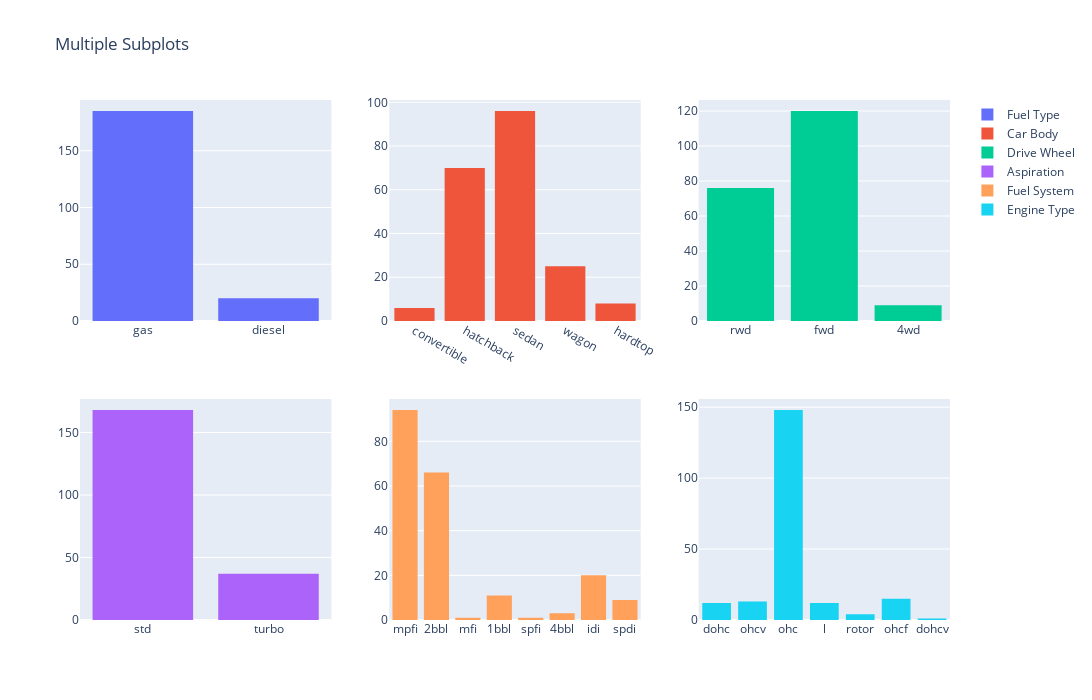

Write notebook code for a chart like this one.
### Code cell
fig = make_subplots(rows=2, cols=3)

fig.add_trace(go.Histogram(x=data['fueltype'], name='Fuel Type'), row=1, col=1)
fig.add_trace(go.Histogram(x=data['carbody'], name='Car Body'), row=1, col=2)
fig.add_trace(go.Histogram(x=data['drivewheel'], name='Drive Wheel'), row=1, col=3)
fig.add_trace(go.Histogram(x=data['aspiration'], name='Aspiration'), row=2, col=1)
fig.add_trace(go.Histogram(x=data['fuelsystem'], name='Fuel System'), row=2, col=2)
fig.add_trace(go.Histogram(x=data['enginetype'], name='Engine Type'), row=2, col=3)

fig.update_layout(height=700, width=1100, title_text="Multiple Subplots")
fig.show()

### Figure 1 — Plotly figure (JSON) as saved in the notebook; plotly's stock layout.template omitted (floating-point values rounded to 4 significant figures; data arrays with more than 128 entries replaced by an {"elided": "..."} marker saying what was removed)
{"data": [{"name": "Fuel Type", "type": "histogram", "x": {"elided": "205 str values"}, "xaxis": "x", "yaxis": "y"}, {"name": "Car Body", "type": "histogram", "x": {"elided": "205 str values"}, "xaxis": "x2", "yaxis": "y2"}, {"name": "Drive Wheel", "type": "histogram", "x": {"elided": "205 str values"}, "xaxis": "x3", "yaxis": "y3"}, {"name": "Aspiration", "type": "histogram", "x": {"elided": "205 str values"}, "xaxis": "x4", "yaxis": "y4"}, {"name": "Fuel System", "type": "histogram", "x": {"elided": "205 str values"}, "xaxis": "x5", "yaxis": "y5"}, {"name": "Engine Type", "type": "histogram", "x": {"elided": "205 str values"}, "xaxis": "x6", "yaxis": "y6"}], "layout": {"height": 700, "title": {"text": "Multiple Subplots"}, "width": 1100, "xaxis": {"anchor": "y", "domain": [0, 0.2889]}, "xaxis2": {"anchor": "y2", "domain": [0.3556, 0.6444]}, "xaxis3": {"anchor": "y3", "domain": [0.7111, 1]}, "xaxis4": {"anchor": "y4", "domain": [0, 0.2889]}, "xaxis5": {"anchor": "y5", "domain": [0.3556, 0.6444]}, "xaxis6": {"anchor": "y6", "domain": [0.7111, 1]}, "yaxis": {"anchor": "x", "domain": [0.575, 1]}, "yaxis2": {"anchor": "x2", "domain": [0.575, 1]}, "yaxis3": {"anchor": "x3", "domain": [0.575, 1]}, "yaxis4": {"anchor": "x4", "domain": [0, 0.425]}, "yaxis5": {"anchor": "x5", "domain": [0, 0.425]}, "yaxis6": {"anchor": "x6", "domain": [0, 0.425]}}}
